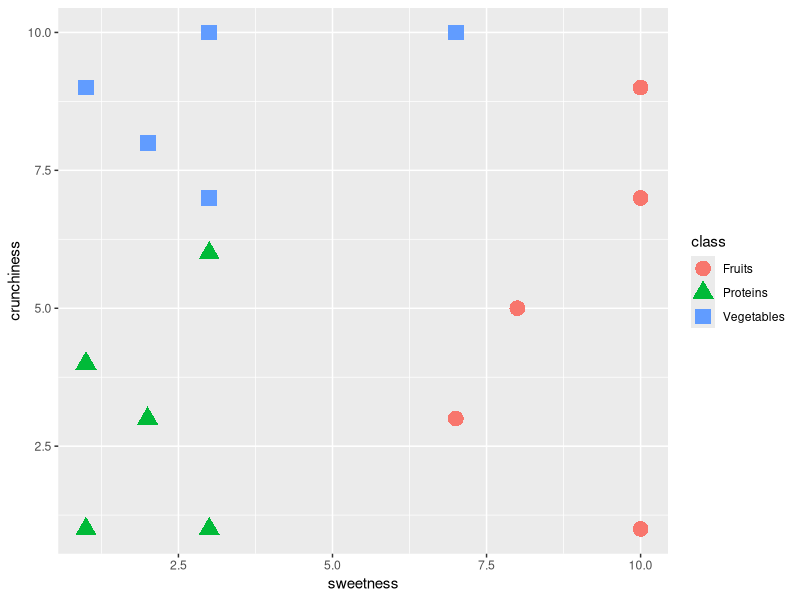

Write the R code that produced this figure.
library(ggplot2)
library(class)
library(dplyr)

data <- read.csv('food_list.csv', header = T)
head(data)
str(data)
summary(data)
dim(data)
colnames(data)
rownames(data)

tomato <- data.frame(ingredient = 'tomato', sweetness = 6, crunchiness = 4)

ggplot(data = data, aes(x = sweetness, y = crunchiness)) + geom_point(aes(color = class, shape = class), size = 5)

# k = 1로 테스트
trainX <- select(data, sweetness, crunchiness)
testX <- select(tomato, sweetness, crunchiness)
trainY <- data$class

tmt <- knn(train = trainX, test = testX, cl = trainY, k = 1, prob = T)
tmt

# 여러 항목 같이 확인하기(k = 3)
ingredient <- c('grape', 'green bean', 'orange', 'tomato')
sweetness <- c(8, 3, 7, 6)
crunchiness <- c(5, 7, 3, 4)

unknown <- data.frame(ingredient, sweetness, crunchiness)
unknown

testX <- unknown[, c('sweetness', 'crunchiness')]
res <- knn(train = trainX, test = testX, cl = trainY, k = 3, prob = T)
res
